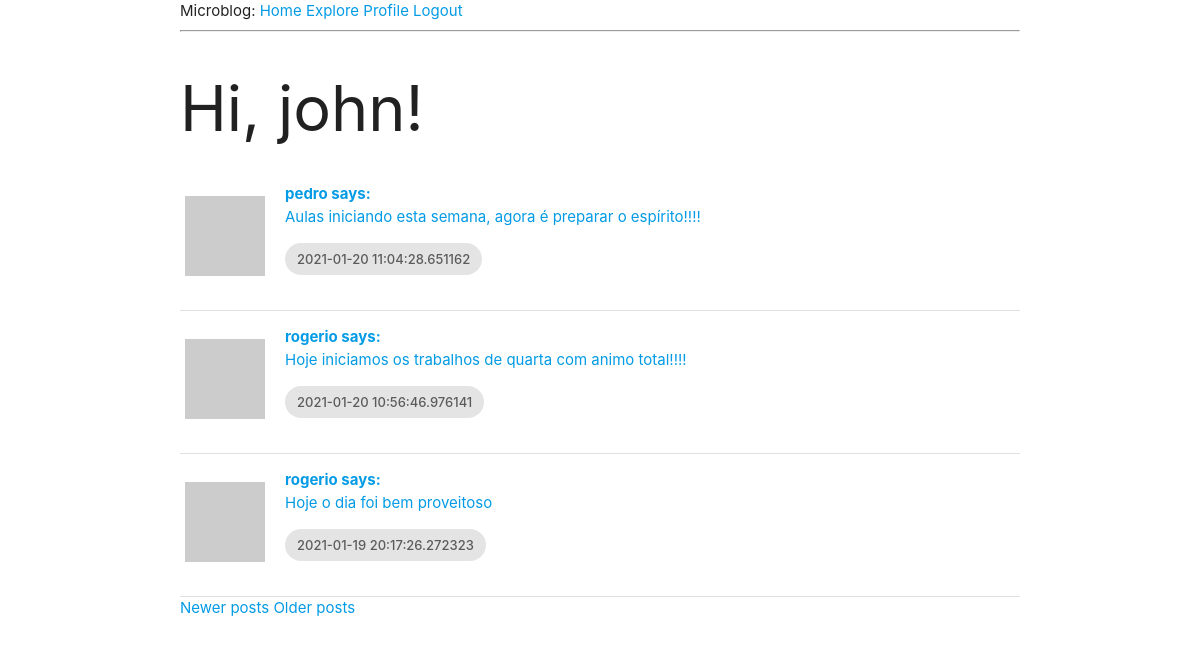
Screenshot of /explore?page=2 (signed in) with the database file from the repository.
### app/models.py (models this page shows, shortened)
class User(UserMixin, db.Model):
    id = db.Column(db.Integer, primary_key=True)
    username = db.Column(db.String(64), index=True, unique=True)
    email = db.Column(db.String(120), index=True, unique=True)
    password_hash = db.Column(db.String(128))
    posts = db.relationship('Post', backref='author', lazy='dynamic')
    about_me = db.Column(db.String(140))
    last_seen = db.Column(db.DateTime, default=datetime.utcnow)
    followed = db.relationship(
        'User', secondary=followers,
        primaryjoin=(followers.c.follower_id == id),
        secondaryjoin=(followers.c.followed_id == id),
        backref=db.backref('followers', lazy='dynamic'), lazy='dynamic'
    )
    def avatar(self, size):
        digest = md5(self.email.lower().encode('utf-8')).hexdigest()
        return 'https://www.gravatar.com/avatar/{}?d=identicon&s={}'.format(digest, size)

class Post(db.Model):
    id = db.Column(db.Integer, primary_key=True)
    body = db.Column(db.String(140))
    timestamp = db.Column(db.DateTime, index=True, default=datetime.utcnow)
    user_id = db.Column(db.Integer, db.ForeignKey('user.id'))

### app/routes.py (the view)
@app.route('/explore')
@login_required
def explore():
    page = request.args.get('page', 1, type=int)
    posts = Post.query.order_by(Post.timestamp.desc()).paginate(
        page, app.config['POSTS_PER_PAGE'], False
    )
    next_url = url_for('explore', page = posts.next_num) \
        if posts.has_next else None
    prev_url = url_for('explore', page = posts.prev_num) \
        if posts.has_prev else None
    return render_template('index.html', title='Explore', posts=posts.items, next_url=next_url, prev_url=prev_url)

### app/models.py (called while the page is built)
@login.user_loader
def load_user(id):
    return User.query.get(int(id))

### app/routes.py (called while the page is built)
@app.before_request
def before_request():
    if current_user.is_authenticated:
        current_user.last_seen = datetime.utcnow()
        db.session.commit()

### app/templates/index.html (shortened to what this page needs)
{% extends 'base.html' %}
{% block content %}
    <h1>Hi, {{ current_user.username }}!</h1>
    {% for post in posts %}
        {% include '_post.html' %}
    {% endfor %}
    {% if prev_url %}
    <a href="{{ prev_url }}">Newer posts</a>
    {% endif %}
    {% if next_url %}
    <a href="{{ next_url }}">Older posts</a>
    {% endif %}
{% endblock content %}

### app/templates/_post.html
<table class="highlight">
    <tr valign="top">
        <td width="100"><img src="{{ post.author.avatar(36) }}"></td>
        <td align="left">
            <a href="{{ url_for('user', username=post.author.username) }}">
                <b>{{ post.author.username }} says:</b><br>{{ post.body }}
            </a>
            <p><span class="chip">{{ post.timestamp }}</span></p>
        </td>
    </tr>
</table>

### rows the page displays
User: username "john"
Post: author.username "pedro", body "Aulas iniciando esta semana, agora é preparar o espírito!!!!", timestamp "2021-01-20 11:04:28.651162"
Post: author.username "rogerio", body "Hoje iniciamos os trabalhos de quarta com animo total!!!!", timestamp "2021-01-20 10:56:46.976141"
Post: author.username "rogerio", body "Hoje o dia foi bem proveitoso", timestamp "2021-01-19 20:17:26.272323"
